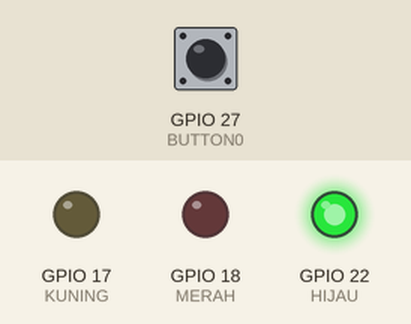
This program was run on a simulated Raspberry Pi (BCM pin numbers). On the bench: output pins drawn as LEDs (lit = HIGH). Dashed ring = blinking. The inputs (shaded band) are chosen by the test bench; at power-on: GPIO 27 (BUTTON0) HIGH. Threads take turns every 2 ms.

Above: at 1.2 s.
1.3 s: GPIO 27 (BUTTON0) pulled LOW for 0.15 s
At 2.1 s:
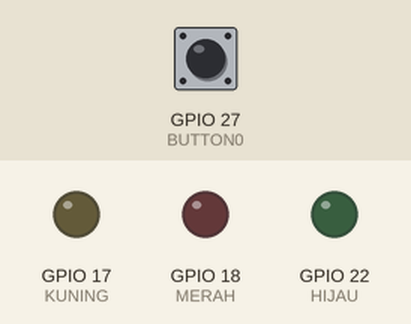
4.4 s: GPIO 27 (BUTTON0) pulled LOW for 1 s
At 4.86 s:
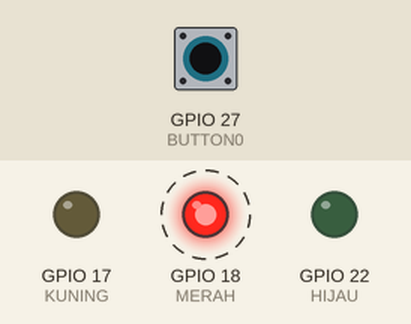
7.4 s: GPIO 27 (BUTTON0) pulled LOW for 3.2 s
At 9.66 s:
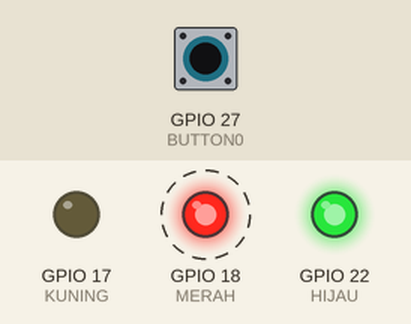
Timing chart, 0 to 18.1 s (numbered marks = the images above; inputs shaded):
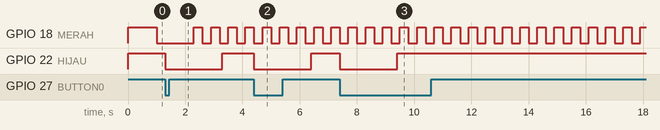

The program:

multiTaskingLock.py
```python
#logitech c270, c310
#wifi nya beli realtek

import RPi.GPIO as GPIO
import threading
import time

MERAH 	= 18
KUNING 	= 17
HIJAU 	= 22
BUTTON0 = 27

GPIO.setmode(GPIO.BCM)			#BCM > (standart penulisan GPIO6)
					#BOARD > (standart penulisan PIN31)
GPIO.setup(MERAH,GPIO.OUT)
GPIO.setup(KUNING,GPIO.OUT)
GPIO.setup(HIJAU,GPIO.OUT)
GPIO.setup(BUTTON0,GPIO.IN)

GPIO.output(HIJAU,GPIO.HIGH)

lock = threading.Lock()

def loopingMerah():
	while True:
		lock.acquire()
		GPIO.output(MERAH,GPIO.HIGH)	#lock > periperal hardware harus dikunci terlebih dahulu untuk dapat digunakan bersama
		time.sleep(1)			#sleep 1 detik
		GPIO.output(MERAH,GPIO.LOW)
		time.sleep(1)
		lock.release()
		time.sleep(0.03)

def loopingKuning():
	while True:
		lock.acquire()
		GPIO.output(MERAH,GPIO.LOW)
		time.sleep(0.3)			#sleep 0.5 detik
		GPIO.output(MERAH,GPIO.HIGH)
		time.sleep(0.3)
		lock.release()


def loopingbutton0():
	while True:
		time.sleep(0.01)	#membuat utilitas CPU lebih turun
		if GPIO.input(BUTTON0) == GPIO.LOW:
			GPIO.output(HIJAU,GPIO.LOW)
			time.sleep(2)
			GPIO.output(HIJAU,GPIO.HIGH)
			while GPIO.input(BUTTON0) == GPIO.LOW:
				time.sleep(0.01)

thread1 = threading.Thread(target = loopingMerah)
thread1.daemon = True				#kalau daemon=True, maka thread (menjadi service) bisa di close jika program utama di close
						#kalau daemon=False, maka thread (menjadi service) tidak bisa di close saat program utama di close
thread1.start()

thread2 = threading.Thread(target = loopingKuning)
thread2.daemon = True
thread2.start()

thread3 = threading.Thread(target = loopingbutton0)
thread3.daemon = True
thread3.start()

try:
	while True:
		time.sleep(0.01)
		#pass				#kalau di C itu NOP = No Operation

except KeyboardInterrupt:
	GPIO.cleanup()				#mereset GPIO menjadi floating point
	print "Selesai"
```

Measured:
- after the input at 1.3 s, GPIO 22 (HIJAU): HIGH → LOW at once, → HIGH 2.0 s later
- after the input at 4.4 s, GPIO 22 (HIJAU): HIGH → LOW at once, → HIGH 2.0 s later
- after the input at 7.4 s, GPIO 22 (HIJAU): HIGH → LOW at once, → HIGH 2.0 s later
- by itself, GPIO 18 (MERAH): alternates HIGH for 0.30 s and LOW for 0.30 s
